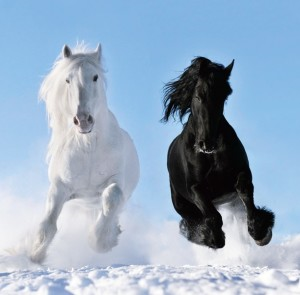
#> input picture Lab5/task2/koni.png, 300 x 295 px
$ python task4.py
#> lines starting #> are read from the running program, lines starting #| are printed output that depends on the picture
import numpy as np
import matplotlib.pyplot as plt
import matplotlib.image as mpimg
import matplotlib as mpl
from matplotlib.colors import NoNorm
from PIL import ImageEnhance, Image

image = mpimg.imread('koni.png')
#> image is the input picture: shape (295, 300, 4) float32; mean R, G, B, A 0.591, 0.679, 0.768, 1
implot = plt.imshow(image)
plt.show()

arr = image.mean(axis = -1)
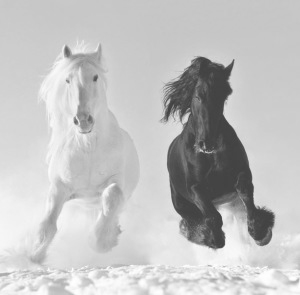
#> arr: shape (295, 300) float32; min 0.25, max 1, mean 0.759
#> (the run stopped early here; a loop or call above may not have finished)
